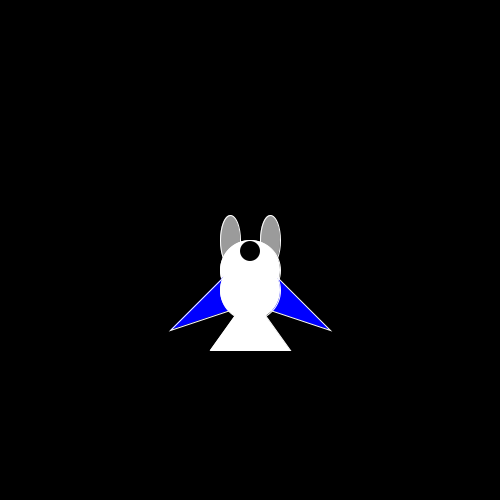
Frame 1 (no input)
Frame 60 (the mouse pressed at the canvas centre just before this capture): identical to frame 1, image omitted
Frame 120 (the mouse held since frame 60 and released just before this capture): identical to frame 1, image omitted

The Processing sketch that drew this single still picture (run headless with seeded random() and noise(); from frame 60 on, the mouse is pressed at the canvas centre):

// Processing sketch: fish_modles
// ── fish_modles.pde
Fish fish;

void setup(){
size (500,500);

fish = new Fish();
}

void draw(){
  background(0);
fish.display();
}


void mouseDragged(){
  
fish.increse();
}

// ── fish.pde
class Fish {
  PVector location;
  float r, counter;
  Fish() {
    location = new PVector(width/2, height/2);
    r = 20;
  }


  void display() {


    float theta=radians(counter);
    fill(200, 100);
    stroke(255);
    pushMatrix();

    translate(location.x, location.y);
    fill(255);
    rotate(theta);
    //--------------------moddlee 2-------------------------------------

    //fill(255,0,0);
    //circle(0, r*2, 88);
    //fill(255);
    //beginShape(TRIANGLES);
    //vertex(0, -r*2);
    //vertex(-r*2, r);
    //vertex(r*2, r);
    //endShape();

    //beginShape(TRIANGLES);
    //vertex(2*r, r);
    //vertex(r*5, r*4);
    //vertex(r*2, r*3);
    //endShape();

    //beginShape(TRIANGLES);
    //vertex(-2*r, r);
    //vertex(-r*5, r*4);
    //vertex(-r*2, r*3);
    //endShape();

    //beginShape(TRIANGLES);
    //vertex(0,r*4.4);
    //vertex(-r*4, r*7);
    //vertex(r*4, r*7);
    //endShape();
    ////fill(0,0,255);

    //beginShape(TRIANGLES);
    //vertex(r*2,-r*2);
    //vertex(r, 0);
    //vertex(r*2, r);
    //endShape();
    //-----------------------moddlle 3 -----------------------------------
    circle(0, r, 60);
    fill(255);

    fill(0, 0, 255);
    beginShape(TRIANGLES);
    vertex(r, r);
    vertex(r*4, r*4);
    vertex(r*1, r*3);
    endShape();

    beginShape(TRIANGLES);
    vertex(-r, r);
    vertex(-r*4, r*4);
    vertex(-r*1, r*3);
    endShape();
    fill(255);


    beginShape(TRIANGLES);
    vertex(0, r*2.2);
    vertex(-r*2, r*5);
    vertex(r*2, r*5);
    endShape();
    //fill(0,0,255);
    fill(255, 155);
    ellipse(r, -r*0.5, 20, 50);
    ellipse(-r, -r*0.5, 20, 50);
    fill(255);
    circle(0, 2*r, 60);

    fill(0);
    noStroke();
    circle(0, 1, r);
    popMatrix();
  }
  void increse() {


    if (counter<360) {
      counter++;
    } else {
      counter=0;
    }
  }
}
